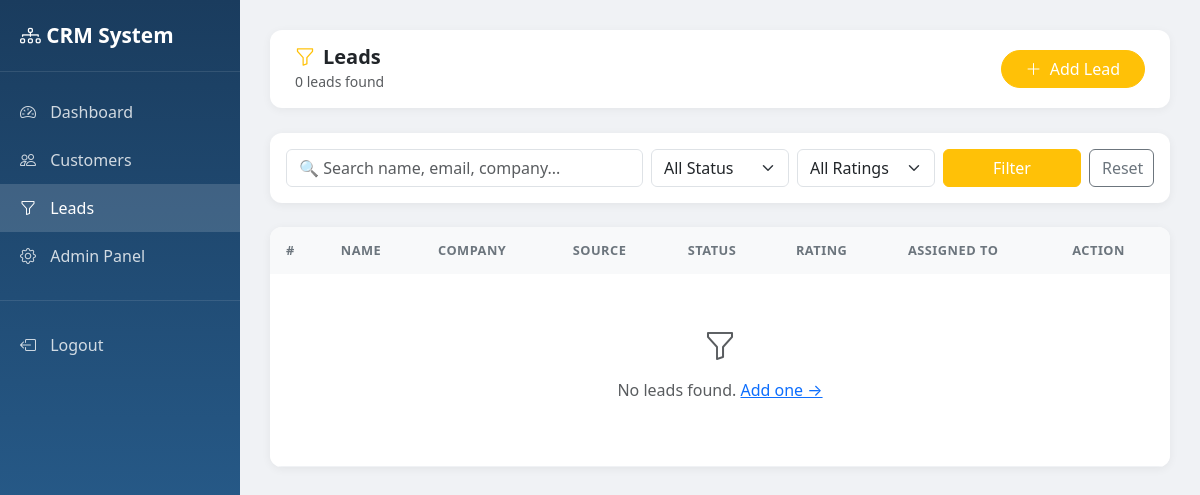
Page /leads/ (signed in) on the earlier database version.
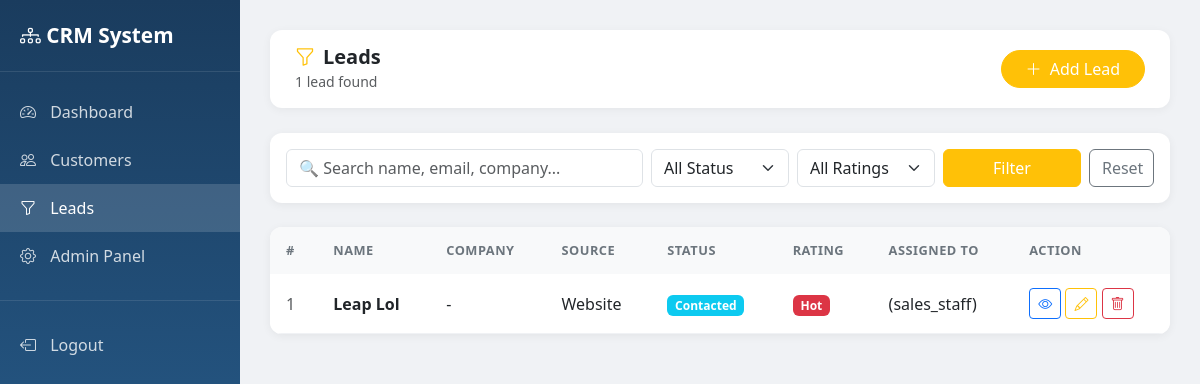
Same page on the later database version.
### leads/models.py (models this page shows, shortened)
class Lead(models.Model):
    SOURCE_CHOICES = [
        ('website', 'Website'),
        ('referral', 'Referral'),
        ('social_media', 'Social Media'),
        ('cold_call', 'Cold Call'),
        ('event', 'Event'),
    ]
    STATUS_CHOICES = [
        ('new', 'New'),
        ('contacted', 'Contacted'),
        ('qualified', 'Qualified'),
        ('unqualified', 'Unqualified'),
        ('converted', 'Converted'),
    ]
    RATING_CHOICES = [
        ('hot', '🔥 Hot'),
        ('warm', '😊 Warm'),
        ('cold', '❄️ Cold'),
    ]
    full_name = models.CharField(max_length=200)
    email = models.EmailField(blank=True)
    phone = models.CharField(max_length=20, blank=True)
    company = models.CharField(max_length=200, blank=True)
    source = models.CharField(max_length=30, choices=SOURCE_CHOICES, blank=True)
    status = models.CharField(max_length=20, choices=STATUS_CHOICES, default='new')
    rating = models.CharField(max_length=10, choices=RATING_CHOICES, blank=True)
    budget = models.DecimalField(max_digits=12, decimal_places=2, null=True, blank=True)
    notes = models.TextField(blank=True)
    assigned_to = models.ForeignKey(User, on_delete=models.SET_NULL, null=True, blank=True)
    converted_customer = models.ForeignKey(Customer, on_delete=models.SET_NULL, null=True, blank=True)
    converted_at = models.DateTimeField(null=True, blank=True)
    created_at = models.DateTimeField(auto_now_add=True)
    updated_at = models.DateTimeField(auto_now=True)

### accounts/models.py (models this page shows)
class User(AbstractUser):
    ROLE_CHOICES = [
        ('admin', 'Admin'),
        ('sales_staff', 'Sales Staff'),
        ('customer_service', 'Customer Service'),
    ]
    phone = models.CharField(max_length=20, blank=True)
    role = models.CharField(max_length=20, choices=ROLE_CHOICES, default='sales_staff')
    profile_image = models.ImageField(upload_to='profiles/', blank=True, null=True)
    def __str__(self):
        return f"{self.get_full_name()} ({self.role})"

### leads/views.py (the view)
# urls.py: path('', views.lead_list, name='lead_list'),
@login_required
def lead_list(request):
    query = request.GET.get('q', '')
    status = request.GET.get('status', '')
    rating = request.GET.get('rating', '')
    leads = Lead.objects.all().order_by('-created_at')
    if query:
        leads = leads.filter(
            Q(full_name__icontains=query) |
            Q(email__icontains=query) |
            Q(company__icontains=query)
        )
    if status:
        leads = leads.filter(status=status)
    if rating:
        leads = leads.filter(rating=rating)
    context = {
        'leads': leads,
        'query': query,
        'status': status,
        'rating': rating,
        'total': leads.count(),
    }
    return render(request, 'leads/lead_list.html', context)

### templates/leads/lead_list.html (shortened to what this page needs)
<!DOCTYPE html>
<html lang="en">
<head>
    <link href="https://cdn.jsdelivr.net/npm/bootstrap@5.3.0/dist/css/bootstrap.min.css" rel="stylesheet">
    <link href="https://cdn.jsdelivr.net/npm/bootstrap-icons@1.10.0/font/bootstrap-icons.css" rel="stylesheet">
</head>
<body>
<div class="sidebar">
    <div class="brand"><i class="bi bi-diagram-3"></i> CRM System</div>
    <div class="mt-3">
        <a href="/dashboard/"><i class="bi bi-speedometer2"></i> Dashboard</a>
        <a href="/customers/"><i class="bi bi-people"></i> Customers</a>
        <a href="/leads/" class="active"><i class="bi bi-funnel"></i> Leads</a>
        <a href="/admin/"><i class="bi bi-gear"></i> Admin Panel</a>
        <div style="border-top: 1px solid rgba(255,255,255,0.1); margin: 20px 0;"></div>
        <a href="/accounts/logout/"><i class="bi bi-box-arrow-left"></i> Logout</a>
    </div>
</div>
<div class="main-content">
    <div class="topbar">
        <div>
            <h5 class="mb-0 fw-bold"><i class="bi bi-funnel text-warning me-2"></i>Leads</h5>
            <small class="text-muted">{{ total }} lead{{ total|pluralize }} found</small>
        </div>
        <a href="/leads/add/" class="btn btn-warning rounded-pill px-4 text-white">
            <i class="bi bi-plus-lg me-1"></i> Add Lead
        </a>
    </div>
    <div class="table-card mb-4 p-3">
        <form method="get" class="row g-2 align-items-end">
            <div class="col-md-5">
                <input type="text" name="q" value="{{ query }}" class="form-control" placeholder="🔍 Search name, email, company...">
            </div>
            <div class="col-md-2">
                <select name="status" class="form-select">
                    <option value="">All Status</option>
                </select>
            </div>
            <div class="col-md-2">
                <select name="rating" class="form-select">
                    <option value="">All Ratings</option>
                </select>
            </div>
            <div class="col-md-2">
                <button type="submit" class="btn btn-warning w-100 text-white">Filter</button>
            </div>
            <div class="col-md-1">
                <a href="/leads/" class="btn btn-outline-secondary w-100">Reset</a>
            </div>
        </form>
    </div>
    <div class="table-card">
        <table class="table mb-0">
            <thead>
                <tr>
                    <th>#</th>
                    <th>Name</th>
                    <th>Company</th>
                    <th>Source</th>
                    <th>Status</th>
                    <th>Rating</th>
                    <th>Assigned To</th>
                    <th>Action</th>
                </tr>
            </thead>
            <tbody>
                {% for lead in leads %}
                <tr>
                    <td class="text-muted">{{ forloop.counter }}</td>
                    <td class="fw-semibold">{{ lead.full_name }}</td>
                    <td>{{ lead.company|default:"-" }}</td>
                    <td>{{ lead.get_source_display|default:"-" }}</td>
                    <td>
                        <span class="badge
                            {% if lead.status == 'new' %}bg-primary
                            {% elif lead.status == 'contacted' %}bg-info
                            {% elif lead.status == 'qualified' %}bg-warning text-dark
                            {% elif lead.status == 'converted' %}bg-success
                            {% else %}bg-secondary{% endif %}">
                            {{ lead.get_status_display }}
                        </span>
                    </td>
                    <td>
                        {% if lead.rating == 'hot' %}
                            <span class="badge bg-danger"> Hot</span>
                        {% elif lead.rating == 'warm' %}
                            <span class="badge bg-warning text-dark"> Warm</span>
                        {% elif lead.rating == 'cold' %}
                            <span class="badge bg-info"> Cold</span>
                        {% else %}-{% endif %}
                    </td>
                    <td>{{ lead.assigned_to|default:"-" }}</td>
                    <td>
                        <a href="/leads/{{ lead.pk }}/" class="btn btn-sm btn-outline-primary">
                            <i class="bi bi-eye"></i>
                        </a>
                        <a href="/leads/{{ lead.pk }}/edit/" class="btn btn-sm btn-outline-warning">
                            <i class="bi bi-pencil"></i>
                        </a>
                        <a href="/leads/{{ lead.pk }}/delete/" class="btn btn-sm btn-outline-danger">
                            <i class="bi bi-trash"></i>
                        </a>
                    </td>
                </tr>
                {% empty %}
                <tr>
                    <td colspan="8" class="text-center py-5 text-muted">
                        <i class="bi bi-funnel" style="font-size:2rem;"></i>
                        <p class="mt-2">No leads found. <a href="/leads/add/">Add one →</a></p>
                    </td>
                </tr>
                {% endfor %}
            </tbody>
        </table>
    </div>
</div>
</body>
</html>

### templates/leads/lead_list.html (style rules this page uses)
body { background-color: #f0f2f5; }
.sidebar { min-height: 100vh; background: linear-gradient(180deg, #1a3c5e 0%, #2d6a9f 100%); width: 240px; position: fixed; padding-top: 20px; }
.sidebar .brand { color: white; font-size: 1.3rem; font-weight: 700; padding: 0 20px 20px; border-bottom: 1px solid rgba(255,255,255,0.1); }
.sidebar a { color: rgba(255,255,255,0.8); text-decoration: none; display: block; padding: 12px 20px; transition: all 0.2s; }
.sidebar a:hover, .sidebar a.active { background: rgba(255,255,255,0.15); color: white; }
.sidebar a i { margin-right: 10px; }
.main-content { margin-left: 240px; padding: 30px; }
.topbar { background: white; border-radius: 12px; padding: 15px 25px; margin-bottom: 25px; box-shadow: 0 2px 10px rgba(0,0,0,0.05); display: flex; justify-content: space-between; align-items: center; }
.table-card { background: white; border-radius: 12px; box-shadow: 0 2px 10px rgba(0,0,0,0.06); overflow: hidden; }
.table thead th { background: #f8f9fa; font-size: 0.8rem; text-transform: uppercase; letter-spacing: 0.5px; color: #6c757d; border: none; padding: 14px 16px; }
.table tbody td { padding: 14px 16px; vertical-align: middle; border-color: #f0f2f5; }

Differences in the rows shown:
added Lead: full_name "Leap Lol", company "-", source "Website", status "Contacted", rating "Hot", assigned_to "(sales_staff)"
Other differences:
{{ total }}: "0" → "1"
text no longer shown: "No leads found. Add one →"
